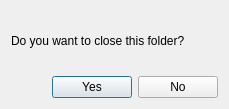
<?xml version="1.0" encoding="UTF-8"?>
<ui version="4.0">
 <class>closeFolderDialog</class>
 <widget class="QDialog" name="closeFolderDialog">
  <property name="geometry">
   <rect>
    <x>0</x>
    <y>0</y>
    <width>229</width>
    <height>109</height>
   </rect>
  </property>
  <property name="windowTitle">
   <string>Dialog</string>
  </property>
  <layout class="QGridLayout" name="gridLayout">
   <item row="1" column="0">
    <layout class="QHBoxLayout" name="horizontalLayout">
     <item>
      <spacer name="horizontalSpacer">
       <property name="orientation">
        <enum>Qt::Orientation::Horizontal</enum>
       </property>
       <property name="sizeHint" stdset="0">
        <size>
         <width>40</width>
         <height>20</height>
        </size>
       </property>
      </spacer>
     </item>
     <item>
      <widget class="QPushButton" name="NoButton">
       <property name="text">
        <string>Yes</string>
       </property>
      </widget>
     </item>
     <item>
      <widget class="QPushButton" name="yesButton">
       <property name="text">
        <string>No</string>
       </property>
      </widget>
     </item>
    </layout>
   </item>
   <item row="0" column="0">
    <widget class="QLabel" name="label">
     <property name="text">
      <string>Do you want to close this folder?</string>
     </property>
    </widget>
   </item>
  </layout>
 </widget>
 <resources/>
 <connections>
  <connection>
   <sender>NoButton</sender>
   <signal>clicked()</signal>
   <receiver>closeFolderDialog</receiver>
   <slot>accept()</slot>
   <hints>
    <hint type="sourcelabel">
     <x>351</x>
     <y>38</y>
    </hint>
    <hint type="destinationlabel">
     <x>233</x>
     <y>29</y>
    </hint>
   </hints>
  </connection>
  <connection>
   <sender>yesButton</sender>
   <signal>clicked()</signal>
   <receiver>closeFolderDialog</receiver>
   <slot>reject()</slot>
   <hints>
    <hint type="sourcelabel">
     <x>330</x>
     <y>66</y>
    </hint>
    <hint type="destinationlabel">
     <x>197</x>
     <y>125</y>
    </hint>
   </hints>
  </connection>
 </connections>
</ui>
